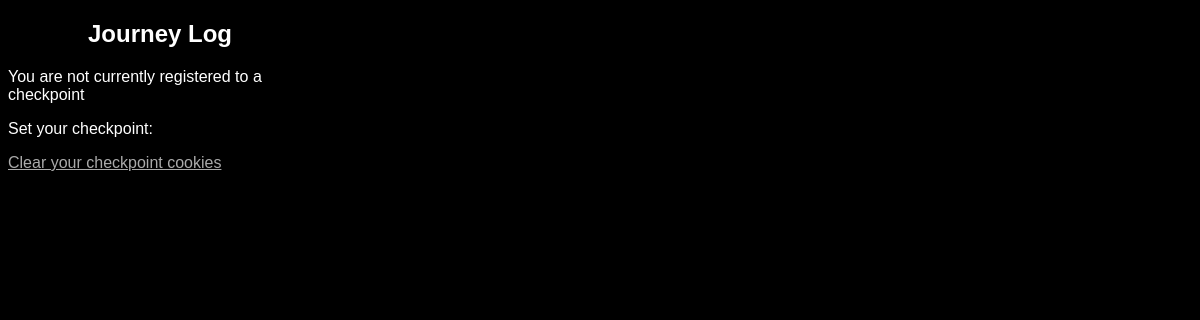
Before: /_cidindex.php with the older database file.
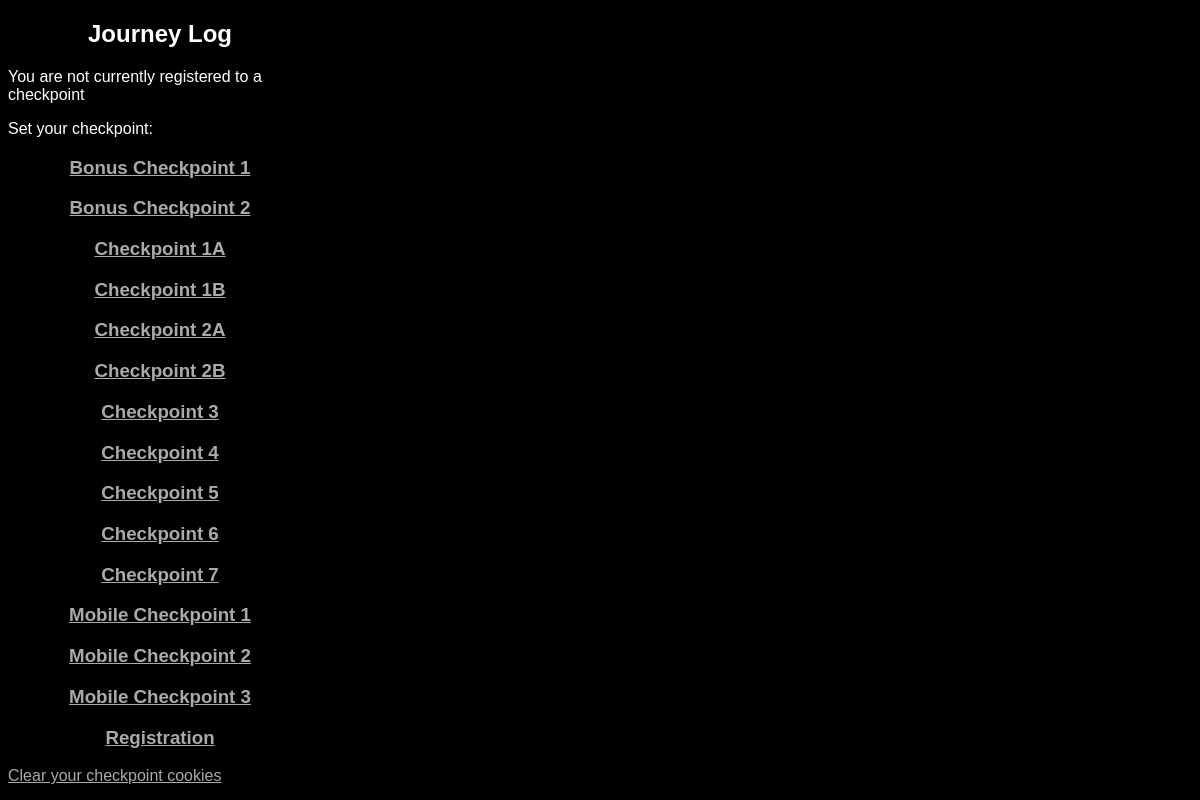
After: the same page with the newer database file.
### tables this page shows
CREATE TABLE `checkpoints` (
  `checkpoint_id` int(11) DEFAULT NULL,
  `checkpoint_name` varchar(255) DEFAULT NULL,
  `checkpoint_loc_lat` double DEFAULT NULL,
  `checkpoint_loc_long` double DEFAULT NULL,
  `is_mobile` tinyint(1) DEFAULT '0',
  `is_bonus` tinyint(1) DEFAULT '0',
  `checkpoint_position` int(11) DEFAULT NULL,
  KEY `checkpoint_id` (`checkpoint_id`),
  KEY `index_checkpoints_on_checkpoint_position` (`checkpoint_position`),
  KEY `index_checkpoints_on_checkpoint_loc_lat` (`checkpoint_loc_lat`),
  KEY `index_checkpoints_on_checkpoint_loc_long` (`checkpoint_loc_long`),
  KEY `index_checkpoints_on_is_mobile_and_is_bonus` (`is_mobile`,`is_bonus`)
);

### www/functions.php (called while the page is built, shortened)
<?
function connectdb($reg_mysql=false) {
    if ($reg_mysql) {
    	$link = mysql_connect(DB_SERVER, DB_LOGIN, DB_PASSWD);
    	return $link;
    } else {
    	$mysqli = new mysqli(DB_SERVER,DB_LOGIN,DB_PASSWD, DB_NAME)
    		or die("Could not connect");
		return $mysqli;
	}
}
function clean_checkpoint_id($cid) {
	return preg_replace("/[^a-zA-Z0-9\s]/", "", $cid);
}
function get_all_checkpoint_ids() {
	$mysqli = connectdb();
	$result = $mysqli->query("SELECT checkpoint_id from ".CHECKPOINTS_TBL." WHERE 1 ORDER BY checkpoint_name");
	while ($row = $result->fetch_object()) {
		$return_array[] = $row->checkpoint_id;
	}
	return $return_array;
}
function get_checkpoint_name($cid) {
	$cid = clean_checkpoint_id($cid);
	$query = "SELECT checkpoint_name FROM ".CHECKPOINTS_TBL." WHERE checkpoint_id = ".$cid;
	$result = mysql_query($query);
	$row = mysql_fetch_array($result);
	return $row[0];
}

### www/_cidindex.php (the view, shortened to what this page needs)
<!DOCTYPE html PUBLIC "-//W3C//DTD HTML 4.01//EN"
   "http://www.w3.org/TR/html4/strict.dtd">
<?php
include('functions.php');
?>
<html lang="en">
<head>
</head>
<body>
<h2>Journey Log</h2>
<? if (isset($cid)) { ?>
<p>You are currently registered to: <?php print get_checkpoint_name($cid); ?></p>
<? } else { ?>
<p>You are not currently registered to a checkpoint</p>
<? } ?>
<p>Set your checkpoint:</p>
<p>
<?
	$all_checkpoints = get_all_checkpoint_ids();
	foreach ($all_checkpoints as $checkpoint_id) {
		print '<h3><a href="/agent/set/'.$checkpoint_id.'">'.get_checkpoint_name($checkpoint_id).'</a></h3>';
	}
?>
</p>
<a href="/agent/set/9999">Clear your checkpoint cookies</a>
</body>
</html>

### www/style.css (style rules this page uses)
body { background-color: #000; color: #FFF; font-family: sans-serif; }
html { width: 320px; }
a:link { color: #AAA; text-decoration: underline; }
h1, h2, h3 { text-align: center }

Changed rows visible on the page:
added checkpoints: checkpoint_name "Bonus Checkpoint 1"
added checkpoints: checkpoint_name "Bonus Checkpoint 2"
added checkpoints: checkpoint_name "Checkpoint 1A"
added checkpoints: checkpoint_name "Checkpoint 1B"
added checkpoints: checkpoint_name "Checkpoint 2A"
added checkpoints: checkpoint_name "Checkpoint 2B"
added checkpoints: checkpoint_name "Checkpoint 3"
added checkpoints: checkpoint_name "Checkpoint 4"
added checkpoints: checkpoint_name "Checkpoint 5"
added checkpoints: checkpoint_name "Checkpoint 6"
added checkpoints: checkpoint_name "Checkpoint 7"
added checkpoints: checkpoint_name "Mobile Checkpoint 1"
added checkpoints: checkpoint_name "Mobile Checkpoint 2"
added checkpoints: checkpoint_name "Mobile Checkpoint 3"
added checkpoints: checkpoint_name "Registration"
